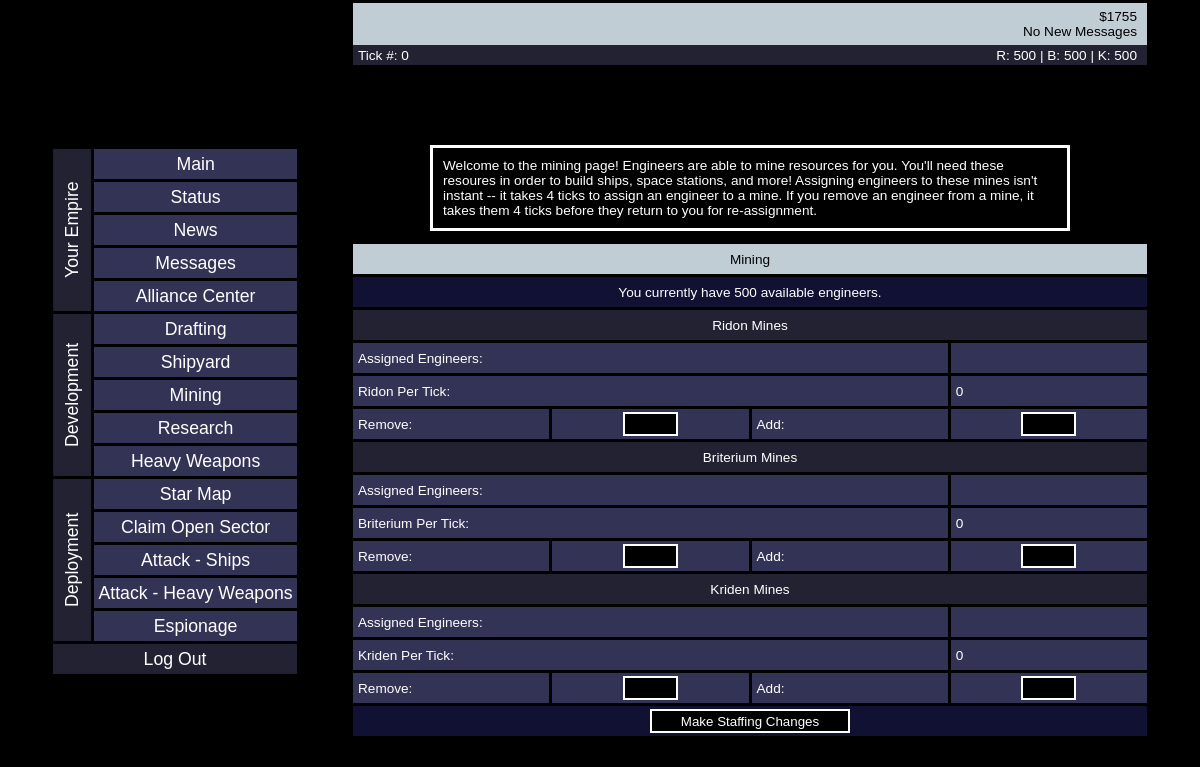
The app's page /main/mining.php (signed in) with its own data.
### tables this page shows
CREATE TABLE IF NOT EXISTS `resources` (
  `id` int(11) NOT NULL,
  `money` int(11) NOT NULL DEFAULT '5000',
  `ridon` int(11) NOT NULL DEFAULT '500',
  `briterium` int(11) NOT NULL DEFAULT '500',
  `kriden` int(11) NOT NULL DEFAULT '500',
  `civilians` int(11) NOT NULL DEFAULT '1000',
  `soldiers` int(11) NOT NULL DEFAULT '500',
  `scientists` int(11) NOT NULL DEFAULT '500',
  `engineers` int(11) NOT NULL DEFAULT '500',
  UNIQUE KEY `id` (`id`)
);

### main/includes/_file-start.php (called while the page is built, shortened)
<?php
include('connection.php');
if(!isset($_SESSION['id'])) {
    header ('Location: ../../site/logout.php');
    exit;
} else {
    $id = $_SESSION['id'];
}
$getresources = $connection -> prepare('SELECT * FROM resources WHERE id = ?');
$getresources -> execute([$id]);
$resources = $getresources -> fetch();
?>

### main/mining.php (the view, shortened to what this page needs)
<?php include('includes/_file-start.php'); ?>
<?php
$getmining = $connection -> prepare("SELECT * FROM mining WHERE id = ?");
$getmining -> execute([$id]);
$mining = $getmining -> fetch();
$rpt = ceil($mining['ridon'] / 2);
$bpt = ceil($mining['briterium'] / 2);
$kpt = ceil($mining['kriden'] / 2);
?>
<html>
<head>
  <link rel='stylesheet' href='css/_parent.css'>
  <link rel='stylesheet' href='css/mining.css'>
</head>
<body>
  <div class='outerframe1'>
    <div class='outerframe2'>
      <?php include('includes/smenu.php'); ?>
      <div class='outerframe3'>
        <?php include('includes/banner.php'); ?>
        <div class='main' id='main'>
          <div class='tip'>Welcome to the mining page! Engineers are able to mine resources for you. You'll need these resoures
              in order to build ships, space stations, and more! Assigning engineers to these mines isn't instant -- it takes 4 ticks to assign an engineer to a mine. If you remove
              an engineer from a mine, it takes them 4 ticks before they return to you for re-assignment.
          </div>
          <form method='post' action='' name='mine' class='mines'>
            <div class="m-header">Mining</div>
            <div class="m-text">You currently have <?=$resources['engineers']?> available engineers.</div>
            <div class="m-ridon">Ridon Mines</div>
            <div class="m-r-engineers-text">Assigned Engineers:</div>
            <div class="m-r-engineers-number"><?=$mining['ridon']?></div>
            <div class="m-r-per-tick">Ridon Per Tick:</div>
            <div class="m-r-per-tick-number"><?=$rpt?></div>
            <div class="m-r-remove">Remove:</div>
            <div class="m-r-remove-number"><input type='number' min='0' max='<?=$mining['ridon']?>' name='rRemove' class='sinput'></div>
            <div class="m-r-add">Add:</div>
            <div class="m-r-add-number"><input type='number' min='0' max='<?=$resources['engineers']?>' name='rAdd' class='sinput'></div>
            <div class="m-briterium">Briterium Mines</div>
            <div class="m-b-engineers-text">Assigned Engineers:</div>
            <div class="m-b-engineers-number"><?=$mining['briterium']?></div>
            <div class="m-b-per-tick">Briterium Per Tick:</div>
            <div class="m-b-per-tick-number"><?=$bpt?></div>
            <div class="m-b-remove">Remove:</div>
            <div class="m-b-remove-number"><input type='number' maxlength='6' name='bRemove' class='sinput'></div>
            <div class="m-b-add">Add:</div>
            <div class="m-b-add-number"><input type='number' maxlength='6' name='bAdd' class='sinput'></div>
            <div class="m-kriden">Kriden Mines</div>
            <div class="m-k-engineers-text">Assigned Engineers:</div>
            <div class="m-k-engineers-number"><?=$mining['kriden']?></div>
            <div class="m-k-per-tick">Kriden Per Tick:</div>
            <div class="m-k-per-tick-number"><?=$kpt?></div>
            <div class="m-k-remove">Remove:</div>
            <div class="m-k-remove-number"><input type="number" maxlength="6" name='kRemove' class='sinput'></div>
            <div class="m-k-add">Add:</div>
            <div class="m-k-add-number"><input type="number" maxlength="6" name='kAdd' class='sinput'></div>
            <div class="m-submit"><input type='submit' value='Make Staffing Changes' name='change' class='sbutton'></div>
          </form>
        </div>
      </div>
    </div>
  </div>
</body>
</html>

### main/includes/banner.php (shortened to what this page needs)
<div class='topbanner'>
        <div class='topbanner-right'>$<?=$resources['money']?><br> No New Messages</div>
    </div>
    <div class='midbanner'>
        <div>Tick #: 0</div>
        <div class='midbanner-right'>R: <?=$resources['ridon']?> | B: <?=$resources['briterium']?> | K: <?=$resources['kriden']?></div>
    </div>

### main/css/_parent.css (style rules this page uses)
body { height: 100%; background: #000000; overflow: scroll; color: #FFFFFF; font-family: 'Gill Sans', 'Gill Sans MT', 'Calibri', 'Trebuchet MS', sans-serif; top: 0px; left: 0px; font-size: 0.85em; padding: 0px; margin: 0px; box-sizing: border-box; }
.outerframe1, .outerframe2, .outerframe3 { display: flex; flex-direction: column; align-items: flex-start; }
form { width: 100% }
.topbanner { display: flex; align-items: center; justify-content: space-between; position: fixed; width: 100%; background: #C1CDD5; height: 45px; color: #000000; left: 0; top: 0; padding-right: 5px; padding-left: 5px; z-index: 99; box-sizing: border-box; border-top: 3px solid black; border-left: 3px solid black; border-right: 3px solid black; }
.topbanner-right { text-align: right; padding-right: 5px; }
.midbanner { display: flex; align-items: center; justify-content: space-between; position: fixed; width: 100%; background: #222233; color: #FFFFFF; left: 0; top: 45; height: 20px; padding-right: 5px; padding-left: 5px; z-index: 99; box-sizing: border-box; border-left: 3px solid black; border-right: 3px solid black; }
.midbanner-right { text-align: right; padding-right: 5px; }
.main { display: flex; flex-direction: column; align-items: center; width: 100vw; position: relative; box-sizing: border-box; z-index: 1; }
@media only screen and (min-width: 800px) { .outerframe1 { width: 100vw; display: flex; align-items: center; } }
@media only screen and (min-width: 800px) { .outerframe2 { width: 800px; } }
@media only screen and (min-width: 800px) { .outerframe3 { width: 800px; display: flex; flex-direction: column; } }
@media only screen and (min-width: 800px) { .topbanner, .midbanner { width: 800px; position: sticky; } }
@media only screen and (min-width: 800px) { .main { width: 800px; } }
@media only screen and (min-width: 1100px) { .outerframe2 { width: 1100px; display: flex; flex-direction: row; justify-content: space-between; height: 100%; } }
@media only screen and (min-width: 1100px) { .outerframe3 { width: 800px; display: flex; align-items: flex-start; flex-direction: column; } }

### records on screen
resources: money "1755", ridon "500", briterium "500", kriden "500", engineers "500"

### other values on screen
$rpt "0"
$bpt "0"
$kpt "0"
